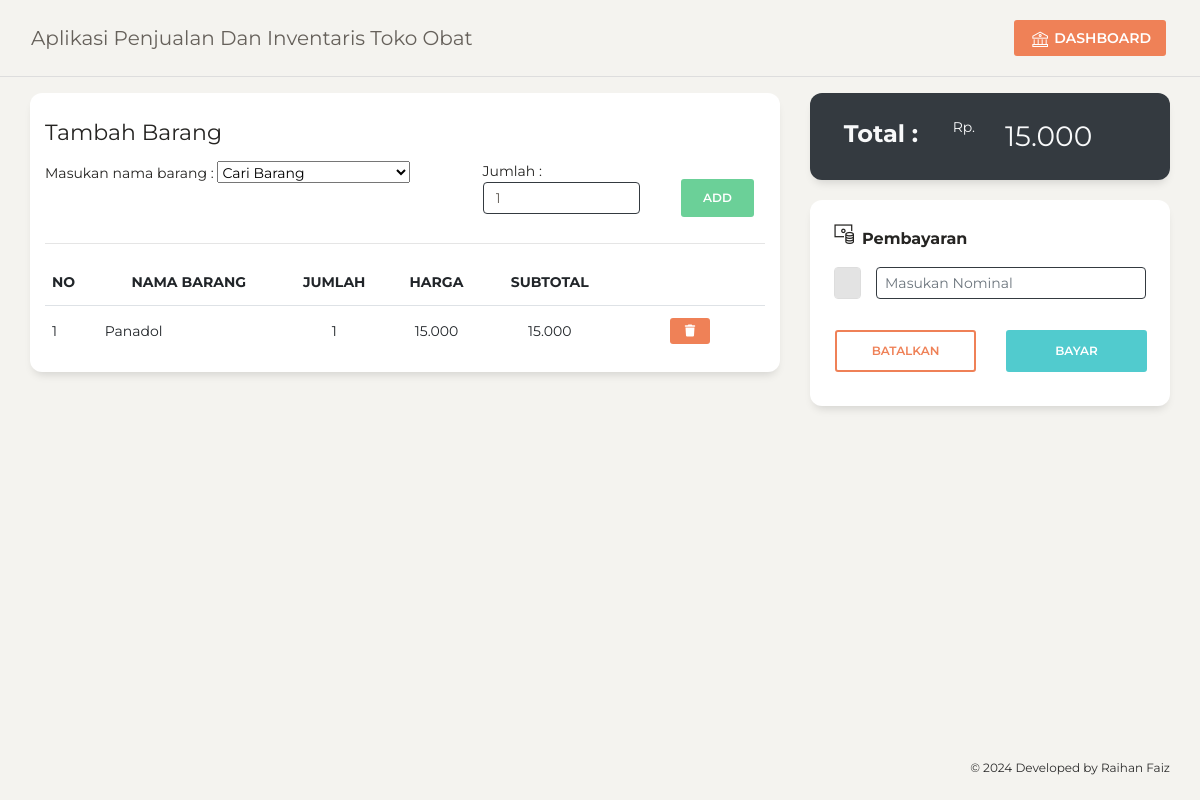
Page /penjualan.php (signed in) on the committed database.
### penjualan.php (the view, shortened to what this page needs)
<?php
include('./koneksi.php');
$sql = "SELECT SUM(subtotal_harga_jual) AS total FROM `tmp-penjualan`";
$result = mysqli_query($conn, $sql);
while($row = mysqli_fetch_assoc($result)){
  $total = number_format($row['total'],0,"",".");
}
?>
<!doctype html>
<html lang="en">
<head>
  <link href="https://maxcdn.bootstrapcdn.com/font-awesome/latest/css/font-awesome.min.css" rel="stylesheet">
  <link href="./assets/css/bootstrap.min.css" rel="stylesheet" />
  <link href="./assets/css/paper-dashboard.css?v=2.0.1" rel="stylesheet" />
  <link rel="stylesheet" href="https://cdnjs.cloudflare.com/ajax/libs/font-awesome/6.4.0/css/all.min.css">
  <link href="https://cdn.datatables.net/1.13.5/css/jquery.dataTables.min.css" rel="stylesheet">
  <link href="https://cdn.jsdelivr.net/npm/tom-select@2.2.2/dist/css/tom-select.css" rel="stylesheet">
</head>
<body>
<div class="wrapper ">
    <div class="main-panel w-100">
      <nav class="navbar navbar-expand-lg navbar-absolute fixed-top navbar-transparent">
        <div class="container-fluid">
          <div class="navbar-wrapper">
            <a class="navbar-brand" href="javascript:;">Aplikasi Penjualan dan Inventaris Toko Obat</a>
          </div>
          <div class="collapse navbar-collapse justify-content-end" id="navigation">
            <ul class="navbar-nav">
              <li class="nav-item btn-rotate dropdown">
                <a class="nav-link btn btn-sm btn-danger" href="./index.php">
                  <i class="nc-icon nc-bank"></i> Dashboard
                </a>
              </li>
            </ul>
          </div>
        </div>
      </nav>
      <div class="content" style="min-height: 80vh;">
        <div class="row">
          <div class="col-8">
            <div class="card card-stats">
            <div class="card-header">
                <h5 class="card-title">Tambah Barang</h5>
                <form action="" method="post">
                  <div class="row">
                    <div class="col-7">
                      Masukan nama barang :
                      <select name="nama-barang" id="nama-barang" autofocus required>
                        <option value="">Cari Barang</option>
                      </select>
                    </div>
                    <div class="col-3">
                      Jumlah :
                      <input class="form-control border-dark" type="number" min="1" max="1000" name="qty" value="1">
                    </div>
                    <div class="col-2 mt-2 text-center">
                      <button class="btn btn-success" type="submit" name="add-barang">Add</button>
                    </div>
                  </div>
                </form>
              </div>
              <div class="card-body pt-0">
                <hr>
                <table class="table">
                  <thead>
                    <tr>
                      <th>No</th>
                      <th class="text-center">Nama Barang</th>
                      <th class="text-center">Jumlah</th>
                      <th class="text-center">Harga</th>
                      <th class="text-center">Subtotal</th>
                      <th style="width: 150px;"></th>
                    </tr>
                  </thead>
                  <tbody>
                    <?php
                    $no = 1;
                    $sql = "SELECT * FROM `tmp-penjualan`";
                    $result = mysqli_query($conn, $sql);
                    while($row = mysqli_fetch_assoc($result)){
                    ?>
                    <tr>
                      <td><?=$no?></td>
                      <td><?=$row['nama_obat']?></td>
                      <td class="text-center"><?=$row['qty']?></td>
                      <td class="text-center"><?=number_format($row['harga_jual'],0,"",".")?></td>
                      <td class="text-center"><?=number_format($row['subtotal_harga_jual'],0,"",".")?></td>
                      <td class="text-center">
                        <a href="./penjualan.php?id=<?=$row['id_tmp_penjualan']?>" class="btn btn-sm btn-danger"><i class="fa-solid fa-trash"></i></a>
                      </td>
                    </tr>
                    <?php
                    $no++;
                    };
                    ?>
                  </tbody>
                </table>
              </div>
            </div>
          </div>
          <div class="col-4">
            <div class="card card-stats p-4 bg-dark">
              <div class="row">
                <h4 class="col-4 m-0 text-light text-right"><b>Total :</b></h4>
                <div class="col-2 text-secondary text-right text-light">Rp.</div>
                <div class="col-6 text-secondary">
                  <h3 class="m-0 text-light"><?=$total?></h3>
                </div>
              </div>
            </div>
            <div class="card card-stats">
              <form action="" method="post" class="m-4">
                <p style="font-size: 16px;"><i class="nc-icon nc-money-coins mr-2" style="font-size: 20px;"></i><b>Pembayaran</b></p>
                <div class="row justify-content-center">
                  <div class="col-2">
                    <input type="text" class="form-control" disabled value="Rp." style="width: 100%;">
                  </div>
                  <div class="col-10 pl-0">
                    <input type="text" name="bayar" class="form-control border-dark px-2" placeholder="Masukan Nominal" autocomplete="off"><br>
                  </div>
                  <div class="col-6">
                    <button type="button" class="btn btn-outline-danger" style="width: 100%;" data-toggle="modal" data-target="#batalkan">
                      Batalkan
                    </button>
                  </div>
                  <div class="col-6">
                    <button type="submit" name="validasi" class="btn btn-primary" style="width: 100%; border: solid 2px #51cbce;">
                      Bayar
                    </button>
                  </div>
                </div>
              </form>
            </div>
          </div>
        </div>
      </div>
<?php include('./template/footer.php');?>

### rows in the picture
tmp-penjualan: nama_obat "Panadol", qty "1", harga_jual "15.000", subtotal_harga_jual "15.000"

### other values in the picture
$total "15.000"
